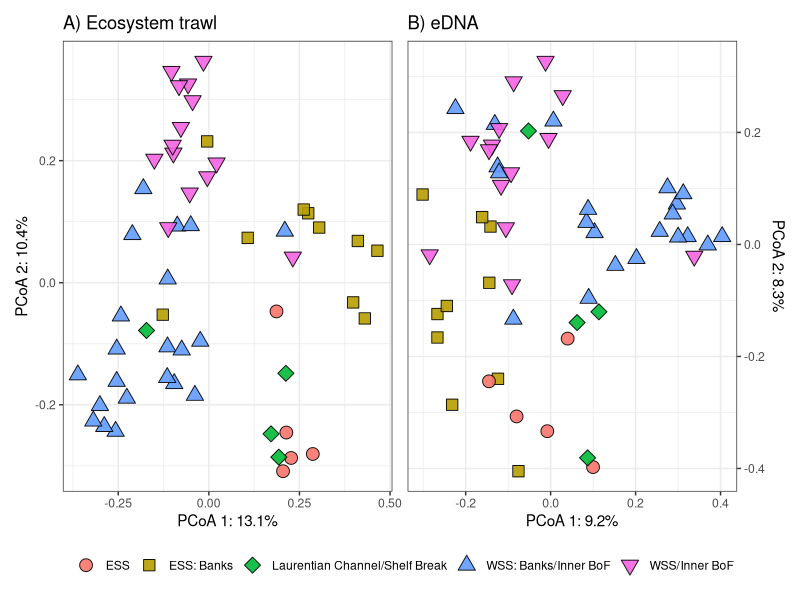

Source code (R):
#PC02 plot- match up to Figure 1

##load libraries
library(dplyr)
library(ggplot2)
library(RColorBrewer)
library(ggplot2)
library(patchwork)
library(scales)
library(tidyr)

#load PCoA ordination data outputs from CHIME II
trawling <- read.table("data/trawling_all_species_jaccard_PCoA.txt", header=T)%>%
            mutate(type = "Ecosystem Trawl")%>%
            select(PC1,PC2,bioclass,coarse_class,strata_class,type)

eDNA <- read.table("data/12S16SCO1_PCoA_results.txt", header=T)%>%
          mutate(type = "eDNA")%>%
          select(PC1,PC2,bioclass,coarse_class,strata_class,type)

plot_data <- rbind(trawling,eDNA)%>%
             mutate(bioclass = case_when(bioclass == "ESS_Banks" ~ "ESS: Banks",
                                         bioclass == "LaurentianChannel_ShelfBreak" ~ "Laurentian Channel/Shelf Break",
                                         bioclass == "WSS_Banks_InnerBoF" ~ "WSS/Inner BoF",
                                         bioclass == "WSS_OuterBoF" ~ "WSS: Banks/Inner BoF",
                                         TRUE ~ "ESS"))

#fill cols to match the default 6 fill colours for ggplot that were used in Figure 1
fill_cols <- hue_pal()(6)[c(1:3,5,6)] # the 4'th fill colour was for the 'slope' to which we don't have samples

#shapes to match the code by XH 
pco2_shapes<-c(19,15,17,9,7)


#assemble each plot -----------
trawl_plot <- ggplot(plot_data%>%filter(type=="Ecosystem Trawl"),aes(x=PC1,y=PC2,fill=bioclass,shape=bioclass))+
              geom_point(alpha=.9, size=4,col="black") +
              scale_fill_manual(values=fill_cols) + 
              scale_shape_manual(values=c(21:25)) +
              labs(x= "PCoA 1: 13.1%", y="PCoA 2: 10.4%",fill="",shape="",title = "A) Ecosystem trawl" ) + 
              theme(legend.position = c(0.82, 0.8),
                    axis.line=element_line(color="black"),
                    axis.ticks=element_line(color="black"),
                    axis.text=element_text(colour="black", size=10),
                    text=element_text(family="sans")) +
              theme_bw()

eDNA_plot <- ggplot(plot_data%>%filter(type=="eDNA"),aes(x=PC1,y=PC2*-1,fill=bioclass,shape=bioclass))+
            geom_point(alpha=.9, size=4,col="black") +
            scale_fill_manual(values=fill_cols) + 
            scale_shape_manual(values=c(21:25)) +
            labs(x= "PCoA 1: 9.2%", y="PCoA 2: 8.3%",fill="",shape="",title = "B) eDNA" ) + 
            theme(legend.position = c(0.82, 0.8),
                  axis.line=element_line(color="black"),
                  axis.ticks=element_line(color="black"),
                  axis.text=element_text(colour="black", size=10),
                  text=element_text(family="sans")) +
            theme_bw()+
            scale_y_continuous(position="right")

#combine the plots together. 
combo_plot <- trawl_plot + eDNA_plot + plot_layout(ncol=2,guides = "collect") & theme(legend.position = "bottom")

ggsave("output/PCo2_plot.png",combo_plot,width=8,height=6,units="in",dpi=300)

